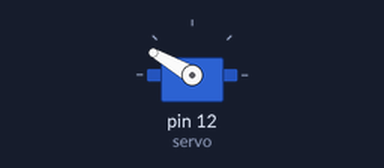
This sketch was run on a simulated Arduino Uno, built with avr-gcc and run on an emulated ATmega328P. Parts: servo. What the sketch prints to the serial monitor is not drawn.

Above: at 0.05 s.
At 1.25 s:
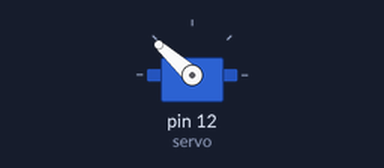
At 1.7 s:
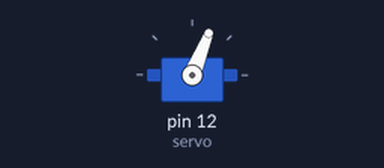
At 2.15 s:
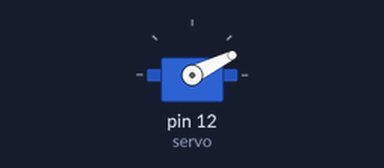
Timing chart, 0 to 5.0 s (numbered marks = the images above):
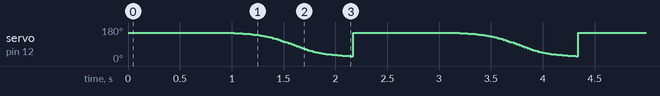

Measured:
- by itself, servo on pin 12 (servo): ramps from 150° to 26° and jumps back, once every 2.2 s

The sketch:

epicSin.ino
```cpp
#include <Servo.h>

unsigned long oldTimeInt = 0; //for time calculations

float y = 0;
int x = 0;

int oldPosit = 150;//current motor position
int newPosit = 25; //new motor position

int delayTime = 25;//motor speed

int maxStep = 6; //biggest step that can be done by motor


int motPosition = oldPosit; //starts motor position with its default position which is oldPosit
int difference = 0; //difference between old position and new position

Servo servo;

void setup() {
  Serial.begin(115200);
  servo.attach(12);
}

void loop() {
  motPosition = oldPosit; //resets motor position
  difference = abs(oldPosit - newPosit); //calculates differenace between old position and new position

  if (difference <= maxStep) {
    maxStep = difference / 2;
    if (maxStep == 0)
      maxStep = 1;
  }

  servo.write(oldPosit);
  delay(1000);

  for (int i = 1; i <= difference;) { //loops through motor values
    if (millis() - oldTimeInt > delayTime) {
      oldTimeInt = millis(); //resets timer

      y = map(i, 0, difference, 0, PI * 100); //maps i value to radians and multiplies by 100 because map() doesn't work with floats
      y = sin(y * 0.01) * 100; //calculates y sin value, multiplies by 0.01 to convert to radians and then by 100 for next max function

      x = map(y, 0, 100, 1, maxStep); //final calculation of motor step

      if (newPosit - oldPosit > 0) //if new position is bigger than last position then increment motor value
        motPosition += x;
      else if (newPosit - oldPosit < 0) //if new position is smaller than last position then subtract motor value
        motPosition -= x;

      i += x; //increment i by x value for next step
      servo.write(motPosition);
      Serial.println(motPosition); //test
    }
  }

}
```
